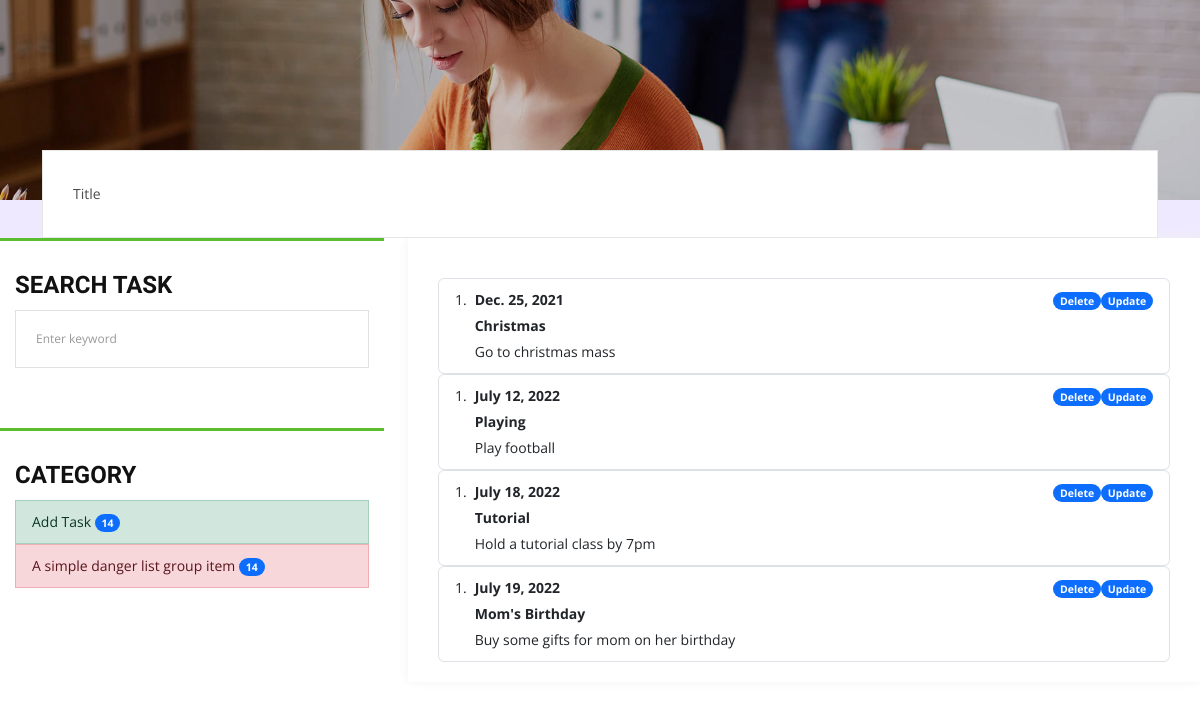
The page / on the database its author committed.
### mytodo/models.py (models this page shows, shortened)
class TodoItem(models.Model):
    title = models.CharField(max_length=100)
    detail = models.CharField(max_length=255)
    todo_date = models.DateField()
    class Meta:
        ordering = ['todo_date']

### mytodo/views.py (the view)
# urls.py: path('', views.home, name='home'),
def home(request):
    q = request.GET.get('q') if request.GET.get('q') != None else ''
    todo = TodoItem.objects.filter(Q(title__icontains=q) | Q(detail__icontains=q))
    context = {'todo': todo}
    return render(request, 'index.html', context)

### templates/index.html (shortened to what this page needs)
{% extends 'base.html' %}
{% block content%}
{% for item  in todo %}
    <ol class="list-group list-group-numbered">
        <li class="list-group-item d-flex justify-content-between align-items-start">
        <div class="ms-2 me-auto">
            <div class="fw-bold">{{ item.todo_date }}</div>
            <div class="fw-bold">{{ item.title }}</div>
            {{ item.detail }}
        </div>
        <a href="delete_item/{{item.id}}" ><span class="badge bg-primary rounded-pill">Delete</span></a>
        <a href="update_item/{{item.id}}" ><span class="badge bg-primary rounded-pill">Update</span></a>
        </li>
    </ol>
{% endfor %}
{% endblock %}

### templates/base.html (shortened to what this page needs)
{% load static%}
<!DOCTYPE html>
<html lang="en">
<head>
    <link rel="stylesheet" href="{% static 'css/bootstrap.min.css' %}">
    <link rel="stylesheet" type="text/css" href="{% static 'css/style.css' %}">
    <link rel="stylesheet" type="text/css" href="{% static 'css/responsive.css' %}">
    <link rel="stylesheet" type="text/css" href="{% static 'css/color-switcher.css' %}">
</head>
<body>
<div class="edu-banner padding-bt-150">
</div>
<div class="edu-category">
    <div class="container">
        <div class="row">
            <div class="col-md-12">
                <div class="category bg-white">
                    {% block display %}
                        Title
                    {% endblock %}
                </div>
            </div>
        </div>
    </div>
</div>
<div class = "row">
    <div class="col-sm-12 col-md-4 sidber">
        <div class="widget">
            <div class="widget-title">
                <h4><strong>Search Task </strong></h4>
            </div>
            <form class="searchform" method="GET" action="{% url 'home' %}">
                <input placeholder="Enter keyword" type="text" name="q">
            </form>
        </div>
        <div class="widget">
            <div class="widget-title">
                <h4><strong>Category </strong></h4>
            </div>
            <ul class="list-group">
                <li><a href="add_item/" class="list-group-item list-group-item-action list-group-item-success">
                    Add Task
                    <span class="badge bg-primary rounded-pill">14</span>
                </a>
                </li>
                <li><a href="#" class="list-group-item list-group-item-action list-group-item-danger">A simple danger list group item
                    <span class="badge bg-primary rounded-pill">14</span>
                </a>
                </li>
        </div>
    </div>
    <div class="col-sm-12 col-md-8">
        <div class="blog-warpper">
            <article class="blog-post" style="text-align:left">
                {% block content %}
                {% endblock %}
            </article>
        </div>
    </div>
</div>
</body>
</html>

### rows shown on the page
TodoItem: todo_date "Dec. 25, 2021", title "Christmas", detail "Go to christmas mass"
TodoItem: todo_date "July 12, 2022", title "Playing", detail "Play football"
TodoItem: todo_date "July 18, 2022", title "Tutorial", detail "Hold a tutorial class by 7pm"
TodoItem: todo_date "July 19, 2022", title "Mom's Birthday", detail "Buy some gifts for mom on her birthday"
